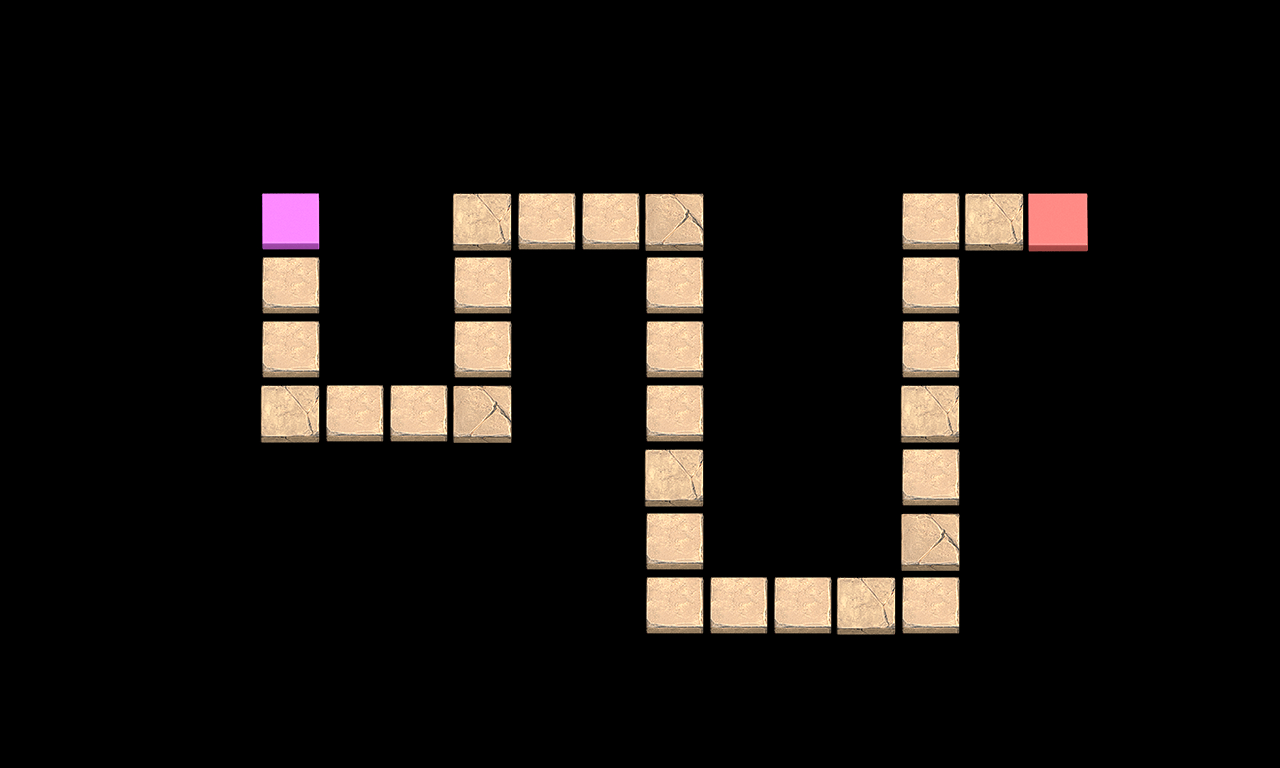

The image is a tile-based game level rendered from a .tmx file. Its description and source (layers, tilesets, objects; grid data summarised) follow:
An orthogonal 20x12 tile map with 64x64 px tiles, 1 tile layer (Land), 10 tilesets and 13 objects.

<map version="1.0" orientation="orthogonal" width="20" height="12" tilewidth="64" tileheight="64">
 <tileset firstgid="1" name="map_tile" tilewidth="64" tileheight="64">
  <image source="map_tile.png" width="320" height="64" />
 </tileset>
 <tileset firstgid="6" name="bg_map" tilewidth="1280" tileheight="720">
  <image source="bg_map.png" width="1280" height="720" />
 </tileset>
 <tileset firstgid="7" name="goccay_1_128x128" tilewidth="128" tileheight="128">
  <image source="goccay_1_128x128.png" width="132" height="132" />
 </tileset>
 <tileset firstgid="8" name="house_256x256" tilewidth="256" tileheight="256">
  <image source="house_256x256.png" width="256" height="256" />
 </tileset>
 <tileset firstgid="9" name="goriu_128x128" tilewidth="128" tileheight="128">
  <image source="goriu_128x128.png" width="128" height="128" />
 </tileset>
 <tileset firstgid="10" name="tree_256x256" tilewidth="256" tileheight="256">
  <image source="tree_256x256.png" width="256" height="256" />
 </tileset>
 <tileset firstgid="11" name="stone_1_64x64" tilewidth="64" tileheight="64">
  <image source="stone_1_64x64.png" width="69" height="69" />
 </tileset>
 <tileset firstgid="12" name="stone_2_64x64" tilewidth="64" tileheight="64">
  <image source="stone_2_64x64.png" width="64" height="64" />
 </tileset>
 <tileset firstgid="13" name="stone_3_32x32" tilewidth="32" tileheight="32">
  <image source="stone_3_32x32.png" width="37" height="37" />
 </tileset>
 <tileset firstgid="14" name="goriu_2_128x128" tilewidth="128" tileheight="128">
  <image source="goriu_2_128x128.png" width="128" height="128" />
 </tileset>
 <objectgroup name="Background">
  <object gid="6" x="0.9697" y="721" />
 </objectgroup>
 <layer name="Land" width="20" height="12">
  <data>[240 cells, 31 non-empty, 5 distinct tile ids]</data>
 </layer>
 <objectgroup name="Terrain">
  <object gid="7" x="333" y="596" />
  <object gid="8" x="995" y="498" />
  <object gid="9" x="79" y="489" />
  <object gid="10" x="665" y="522" />
  <object gid="11" x="443" y="646" />
  <object gid="12" x="346" y="644" />
  <object gid="13" x="828" y="529" />
  <object gid="13" x="745" y="443" />
  <object gid="14" x="996" y="578" />
  <object gid="7" x="83" y="334" />
  <object gid="11" x="27" y="431" />
  <object gid="12" x="1159" y="590" />
 </objectgroup>
</map>
